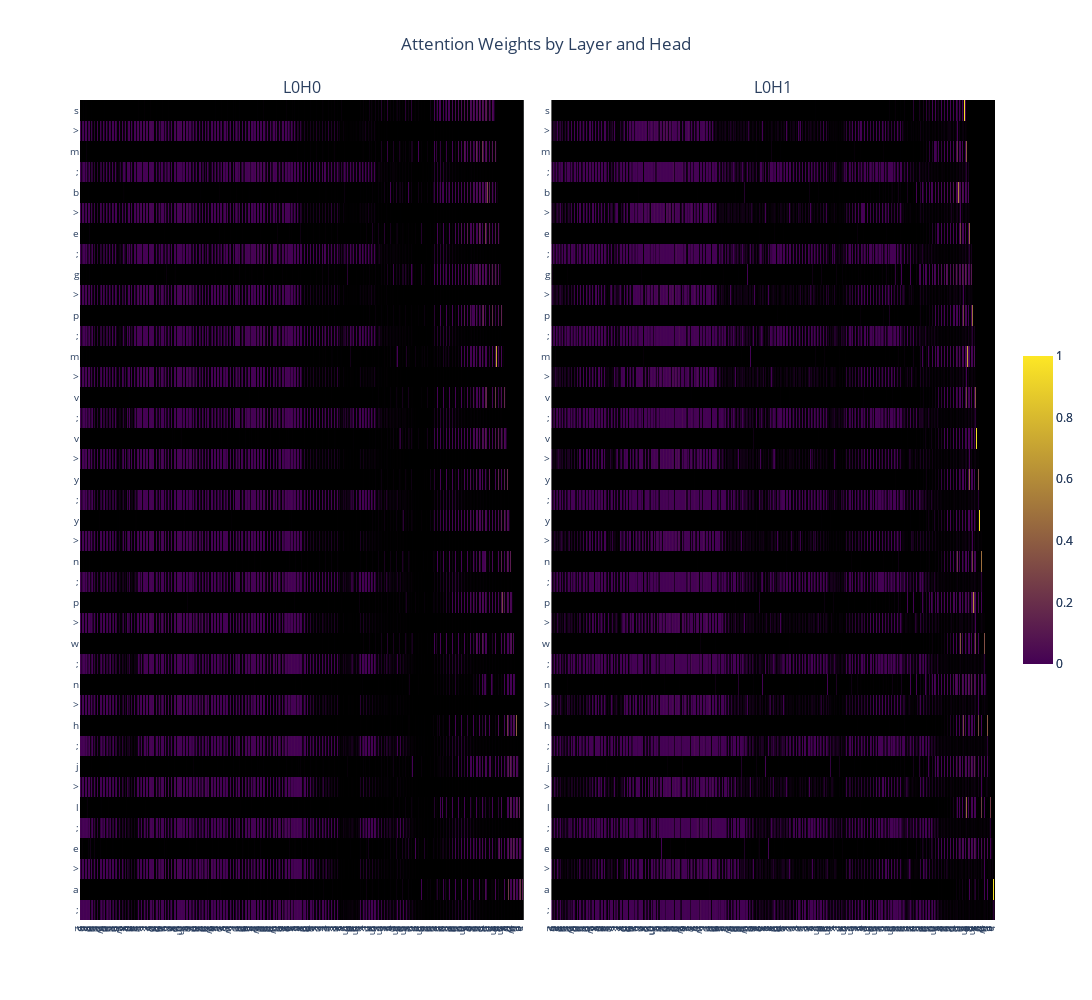

Notebook source saved alongside this figure:
### Code cell
weights = [attn_weight.detach().cpu().numpy()[0] for attn_weight in attn_weights]
plotly_fig = get_fig(weights, list(prompt), selected_layers=[0], selected_heads=[0, 1], selected_x_toks=list(range(0,601)), selected_y_toks=list(range(560,601)))
plotly_fig.show()

### Figure 1 — Plotly figure (JSON) as saved in the notebook; plotly's stock layout.template omitted (floating-point values rounded to 4 significant figures; data arrays with more than 128 entries replaced by an {"elided": "..."} marker saying what was removed)
{"data": [{"colorbar": {"len": 0.4}, "colorscale": [[0, "black"], [0.001, "rgb(68,1,84)"], [1, "rgb(253,231,37)"]], "type": "heatmap", "x": {"elided": "600 int values"}, "xaxis": "x", "y": [0, 1, 2, 3, 4, 5, 6, 7, 8, 9, 10, 11, 12, 13, 14, 15, 16, 17, 18, 19, 20, 21, 22, 23, 24, 25, 26, 27, 28, 29, 30, 31, 32, 33, 34, 35, 36, 37, 38, 39], "yaxis": "y", "z": {"elided": "40x600 float values"}, "zmax": 1, "zmin": 0}, {"colorbar": {"len": 0.4}, "colorscale": [[0, "black"], [0.001, "rgb(68,1,84)"], [1, "rgb(253,231,37)"]], "type": "heatmap", "x": {"elided": "600 int values"}, "xaxis": "x2", "y": [0, 1, 2, 3, 4, 5, 6, 7, 8, 9, 10, 11, 12, 13, 14, 15, 16, 17, 18, 19, 20, 21, 22, 23, 24, 25, 26, 27, 28, 29, 30, 31, 32, 33, 34, 35, 36, 37, 38, 39], "yaxis": "y2", "z": {"elided": "40x600 float values"}, "zmax": 1, "zmin": 0}], "layout": {"annotations": [{"font": {"size": 16}, "showarrow": false, "text": "L0H0", "x": 0.2425, "xanchor": "center", "xref": "paper", "y": 1, "yanchor": "bottom", "yref": "paper"}, {"font": {"size": 16}, "showarrow": false, "text": "L0H1", "x": 0.7575, "xanchor": "center", "xref": "paper", "y": 1, "yanchor": "bottom", "yref": "paper"}], "height": 1000, "showlegend": false, "title": {"text": "Attention Weights by Layer and Head", "x": 0.5}, "width": 30000, "xaxis": {"anchor": "y", "domain": [0, 0.485], "tickfont": {"size": 10}, "tickmode": "array", "ticktext": {"elided": "600 str values"}, "tickvals": {"elided": "600 int values"}, "type": "linear"}, "xaxis2": {"anchor": "y2", "domain": [0.515, 1], "tickfont": {"size": 10}, "tickmode": "array", "ticktext": {"elided": "600 str values"}, "tickvals": {"elided": "600 int values"}, "type": "linear"}, "yaxis": {"anchor": "x", "autorange": "reversed", "domain": [0, 1], "tickfont": {"size": 10}, "tickmode": "array", "ticktext": ["s", ">", "m", ";", "b", ">", "e", ";", "g", ">", "p", ";", "m", ">", "v", ";", "v", ">", "y", ";", "y", ">", "n", ";", "p", ">", "w", ";", "n", ">", "h", ";", "j", ">", "l", ";", "e", ">", "a", ";"], "tickvals": [0, 1, 2, 3, 4, 5, 6, 7, 8, 9, 10, 11, 12, 13, 14, 15, 16, 17, 18, 19, 20, 21, 22, 23, 24, 25, 26, 27, 28, 29, 30, 31, 32, 33, 34, 35, 36, 37, 38, 39], "type": "linear"}, "yaxis2": {"anchor": "x2", "autorange": "reversed", "domain": [0, 1], "tickfont": {"size": 10}, "tickmode": "array", "ticktext": ["s", ">", "m", ";", "b", ">", "e", ";", "g", ">", "p", ";", "m", ">", "v", ";", "v", ">", "y", ";", "y", ">", "n", ";", "p", ">", "w", ";", "n", ">", "h", ";", "j", ">", "l", ";", "e", ">", "a", ";"], "tickvals": [0, 1, 2, 3, 4, 5, 6, 7, 8, 9, 10, 11, 12, 13, 14, 15, 16, 17, 18, 19, 20, 21, 22, 23, 24, 25, 26, 27, 28, 29, 30, 31, 32, 33, 34, 35, 36, 37, 38, 39], "type": "linear"}}}
